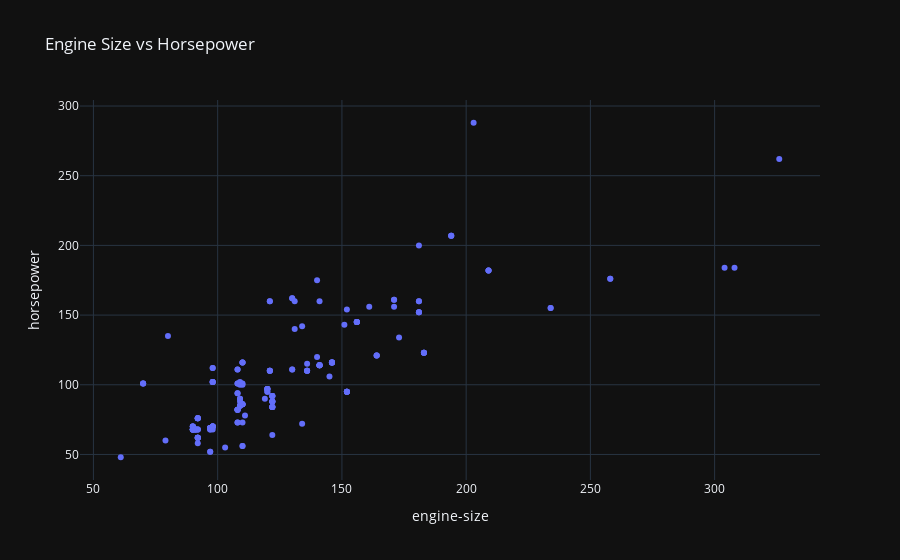

Notebook code cell kept with this figure:
### Markdown cell above
График рассеяния (scatter plot) для столбцов "engine-size" и "horsepower"

### Code cell
scatter_plot = px.scatter(df, x="engine-size", y="horsepower", title='Engine Size vs Horsepower')
scatter_plot.show()

### Figure 1 — Plotly figure (JSON) as saved in the notebook; plotly's stock layout.template omitted (floating-point values rounded to 4 significant figures; data arrays with more than 128 entries replaced by an {"elided": "..."} marker saying what was removed)
{"data": [{"hovertemplate": "engine-size=%{x}<br>horsepower=%{y}<extra></extra>", "legendgroup": "", "marker": {"color": "#636efa", "symbol": "circle"}, "mode": "markers", "name": "", "orientation": "v", "showlegend": false, "x": {"elided": "205 int values"}, "xaxis": "x", "y": {"elided": "205 float values"}, "yaxis": "y", "type": "scatter"}], "layout": {"xaxis": {"anchor": "y", "domain": [0.0, 1.0], "title": {"text": "engine-size"}}, "yaxis": {"anchor": "x", "domain": [0.0, 1.0], "title": {"text": "horsepower"}}, "legend": {"tracegroupgap": 0}, "title": {"text": "Engine Size vs Horsepower"}}}
